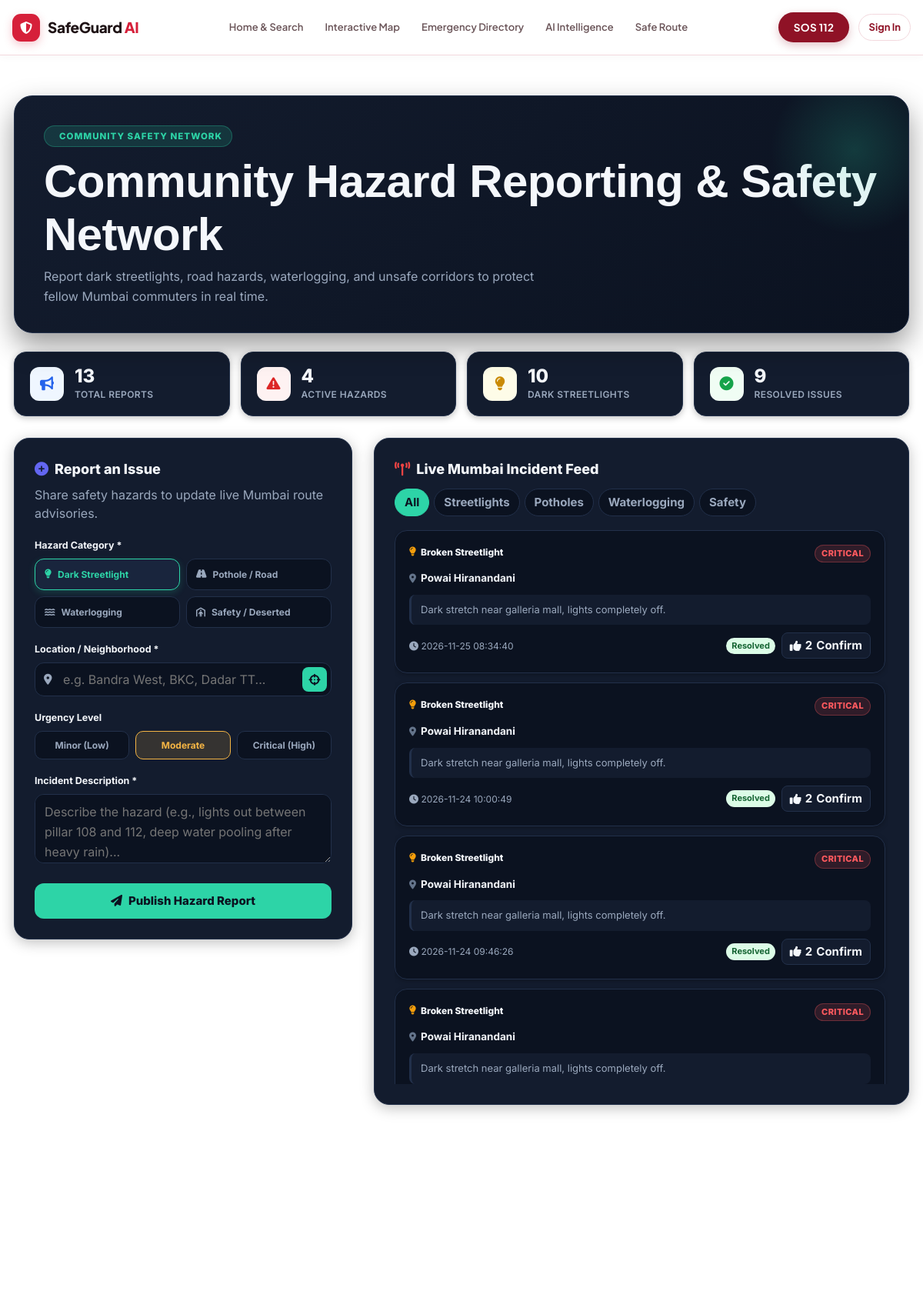
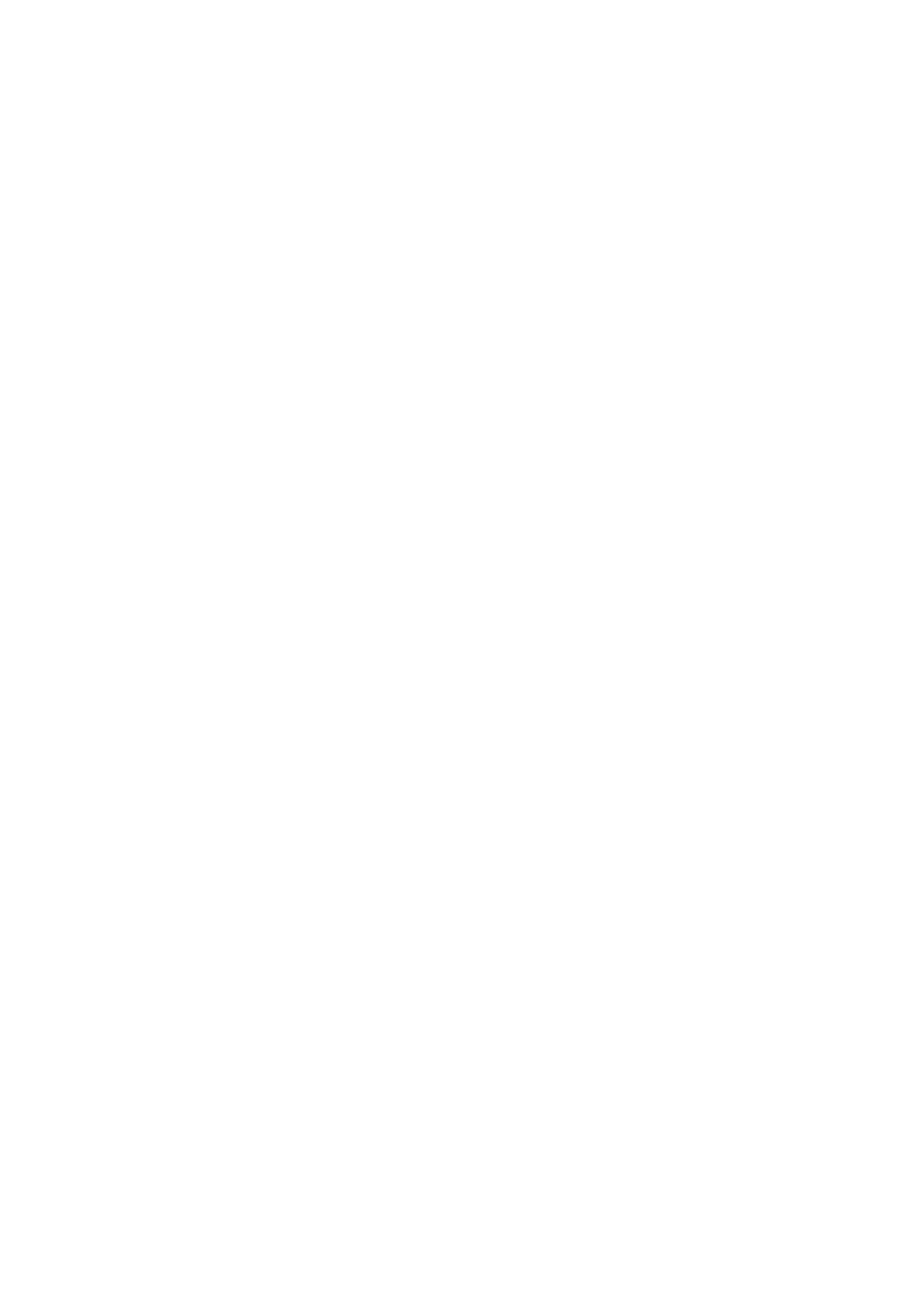
Screenshot of /report (upper part) with the database file from the repository (2 pictures, top to bottom).
### tables this page shows
CREATE TABLE reports (
                id INTEGER PRIMARY KEY AUTOINCREMENT,
                user_id INTEGER,
                report_type TEXT NOT NULL,
                place_name TEXT,
                route_text TEXT,
                issue_type TEXT NOT NULL,
                description TEXT NOT NULL,
                created_at TIMESTAMP DEFAULT CURRENT_TIMESTAMP
            , "latitude" REAL, "longitude" REAL, "severity" TEXT DEFAULT 'Medium', "status" TEXT DEFAULT 'Active', "upvotes" INTEGER DEFAULT 1);

### app.py (the view, shortened to what this page needs)
@app.route("/report", methods=["GET", "POST"])
def report():
    conn = get_db()
    try:
        stats = _compute_report_stats(conn)
        cur = conn.cursor()
        cur.execute(
            """
            SELECT id, user_id, report_type, place_name, latitude, longitude, issue_type, severity, description, status, upvotes, created_at
            FROM reports
            ORDER BY id DESC
            LIMIT 50
            """
        )
        reports_list = [dict(r) for r in cur.fetchall()]
        success_flag = bool(request.args.get("success"))
        return render_template("report.html", reports=reports_list, stats=stats, success="Your community safety hazard report has been published!" if success_flag else None)
    finally:
        conn.close()

### app.py (called while the page is built, shortened)
def get_db():
    conn = sqlite3.connect(DATABASE_PATH)
    conn.row_factory = sqlite3.Row
    return conn

def current_user_record():
    user_id = session.get("user_id")
    return None

@app.context_processor
def inject_globals():
    return {
        "current_user": current_user_record(),
        "service_labels": SERVICE_LABELS,
        "service_icons": SERVICE_ICONS,
        "emergency_contacts": EMERGENCY_CONTACTS,
        "current_year": datetime.now(
            timezone.utc
        ).year,
    }

### templates/report.html (shortened to what this page needs)
{% extends "base.html" %}
{% block content %}
<div class="rep-container">
    <section class="rep-hero">
        <span class="rep-eyebrow">
             Community Safety Network
        </span>
        <h1>Community Hazard Reporting & Safety Network</h1>
        <p>Report dark streetlights, road hazards, waterlogging, and unsafe corridors to protect fellow Mumbai commuters in real time.</p>
    </section>
    <div class="rep-stats-grid">
        <div class="rep-stat-card">
            <div class="rep-stat-icon" style="background: #eff6ff; color: #2563eb;">
                <i class="fa-solid fa-bullhorn"></i>
            </div>
            <div>
                <div class="rep-stat-val">{{ stats.total or 0 }}</div>
                <div class="rep-stat-lbl">Total Reports</div>
            </div>
        </div>
        <div class="rep-stat-card">
            <div class="rep-stat-icon" style="background: #fef2f2; color: #dc2626;">
                <i class="fa-solid fa-triangle-exclamation"></i>
            </div>
            <div>
                <div class="rep-stat-val">{{ stats.active or 0 }}</div>
                <div class="rep-stat-lbl">Active Hazards</div>
            </div>
        </div>
        <div class="rep-stat-card">
            <div class="rep-stat-icon" style="background: #fefce8; color: #ca8a04;">
                <i class="fa-solid fa-lightbulb"></i>
            </div>
            <div>
                <div class="rep-stat-val">{{ stats.streetlights or 0 }}</div>
                <div class="rep-stat-lbl">Dark Streetlights</div>
            </div>
        </div>
        <div class="rep-stat-card">
            <div class="rep-stat-icon" style="background: #f0fdf4; color: #16a34a;">
                <i class="fa-solid fa-circle-check"></i>
            </div>
            <div>
                <div class="rep-stat-val">{{ stats.resolved or 0 }}</div>
                <div class="rep-stat-lbl">Resolved Issues</div>
            </div>
        </div>
    </div>
    <div class="rep-layout">
        <div class="rep-form-card">
            <div class="rep-form-title">
                <i class="fa-solid fa-circle-plus" style="color: #6366f1;"></i>
                <span>Report an Issue</span>
            </div>
            <p class="rep-form-desc">Share safety hazards to update live Mumbai route advisories.</p>
            <form action="{{ url_for('report') }}" method="POST" id="repForm">
                <div class="rep-form-group">
                    <label class="rep-form-label">Hazard Category *</label>
                    <div class="issue-selector">
                        <div class="issue-option selected" data-type="Broken Streetlight">
                            <i class="fa-solid fa-lightbulb"></i> Dark Streetlight
                        </div>
                        <div class="issue-option" data-type="Hazardous Pothole">
                            <i class="fa-solid fa-road"></i> Pothole / Road
                        </div>
                        <div class="issue-option" data-type="Waterlogging / Flood">
                            <i class="fa-solid fa-water"></i> Waterlogging
                        </div>
                        <div class="issue-option" data-type="Harassment / Deserted">
                            <i class="fa-solid fa-person-shelter"></i> Safety / Deserted
                        </div>
                    </div>
                </div>
                <div class="rep-form-group">
                    <label class="rep-form-label">Location / Neighborhood *</label>
                    <div class="loc-input-wrap">
                        <i class="fa-solid fa-location-dot loc-input-icon"></i>
                        <input type="text" name="place_name" id="inputPlaceName" class="rep-input" placeholder="e.g. Bandra West, BKC, Dadar TT..." required>
                        <button type="button" class="btn-gps-detect" id="btnDetectReportLoc" title="Autofill current location via GPS">
                            <i class="fa-solid fa-crosshairs"></i>
                        </button>
                    </div>
                </div>
                <div class="rep-form-group">
                    <label class="rep-form-label">Urgency Level</label>
                    <div class="severity-options">
                        <div class="sev-pill low" data-sev="Low">Minor (Low)</div>
                        <div class="sev-pill medium selected" data-sev="Medium">Moderate</div>
                        <div class="sev-pill critical" data-sev="Critical">Critical (High)</div>
                    </div>
                </div>
                <div class="rep-form-group">
                    <label class="rep-form-label">Incident Description *</label>
                    <textarea name="description" id="inputDescription" class="rep-textarea" placeholder="Describe the hazard (e.g., lights out between pillar 108 and 112, deep water pooling after heavy rain)..." required></textarea>
                </div>
                <button type="submit" class="btn-submit-report">
                    <i class="fa-solid fa-paper-plane"></i> Publish Hazard Report
                </button>
            </form>
        </div>
        <div class="rep-feed-panel">
            <div class="rep-feed-header">
                <div class="rep-feed-title">
                    <i class="fa-solid fa-tower-broadcast" style="color: #ef4444;"></i>
                    <span>Live Mumbai Incident Feed</span>
                </div>
                <div class="feed-filter-pills">
                    <button type="button" class="feed-pill active" data-filter="all">All</button>
                    <button type="button" class="feed-pill" data-filter="Streetlight">Streetlights</button>
                    <button type="button" class="feed-pill" data-filter="Pothole">Potholes</button>
                    <button type="button" class="feed-pill" data-filter="Waterlogging">Waterlogging</button>
                    <button type="button" class="feed-pill" data-filter="Harassment">Safety</button>
                </div>
            </div>
            <div class="feed-list" id="feedList">
                {% for r in reports %}
                <div class="report-card" data-category="{{ r.issue_type }}">
                    <div class="report-card-top">
                        <div class="report-issue-tag">
                            {% if 'Streetlight' in r.issue_type %}
                            <i class="fa-solid fa-lightbulb" style="color: #f59e0b;"></i>
                            {% elif 'Pothole' in r.issue_type %}
                            <i class="fa-solid fa-road" style="color: #ea580c;"></i>
                            {% elif 'Water' in r.issue_type %}
                            <i class="fa-solid fa-water" style="color: #0284c7;"></i>
                            {% else %}
                            <i class="fa-solid fa-triangle-exclamation" style="color: #dc2626;"></i>
                            {% endif %}
                            <span>{{ r.issue_type }}</span>
                        </div>
                        <span class="report-severity-badge badge-{{ r.severity or 'Medium' }}">{{ r.severity or 'Medium' }}</span>
                    </div>
                    <div class="report-place">
                        <i class="fa-solid fa-location-dot" style="color: #64748b; font-size: 12px;"></i>
                        <span>{{ r.place_name or 'Mumbai' }}</span>
                    </div>
                    <div class="report-desc">
                        {{ r.description }}
                    </div>
                    <div class="report-footer">
                        <span><i class="fa-solid fa-clock"></i> {{ r.created_at }}</span>
                        <div style="display: flex; align-items: center; gap: 8px;">
                            <span style="font-size: 11px; padding: 2px 7px; border-radius: 999px; font-weight: 700; background: {% if r.status == 'Resolved' %}#dcfce7; color:#166534;{% else %}#fee2e2; color:#991b1b;{% endif %}">
                                {{ r.status or 'Active' }}
                            </span>
                            <button type="button" class="btn-upvote" data-id="{{ r.id }}">
                                <i class="fa-solid fa-thumbs-up"></i>
                                <span class="upvote-count">{{ r.upvotes or 1 }}</span> Confirm
                            </button>
                        </div>
                    </div>
                </div>
                {% endfor %}
            </div>
        </div>
    </div>
</div>
{% endblock %}

### static/css/style.css (style rules this page uses)
:root { --bg: #FFFFFF; --surface: #FFFFFF; --surface-soft: #FDECEF; --text: #1F1315; --text-secondary: #6B5559; --text-muted: #8F767A; --border: #F3D9DE; --border-strong: #E7B8C1; --accent: #D6203A; --accent-dark: #8F1226; --accent-light: #FDECEF; --primary: #D6203A; --primary-safe: #10B981; --success: #10B981; --success-light: rgba(16, 185, 129, 0.12); --warning: #F59E0B; --warning-light: rgba(245, 158, 11, 0.12); --danger: #D6203A; --danger-light: #FDECEF; --info: #D6203A; --info-light: #FDECEF; --shadow-xs: 0 1px 3px rgba(31, 19, 21, 0.04); --shadow-sm: 0 4px 14px rgba(31, 19, 21, 0.06); --shadow-md: 0 10px 30px rgba(31, 19, 21, 0.08); --shadow-lg: 0 20px 50px rgba(31, 19, 21, 0.12); --radius-sm: 10px; --radius-md: 16px; --radius-lg: 22px; --radius-xl: 32px; --container: 1240px; --transition-fast: 180ms ease; --transition: 280ms cubic-bezier(0.2, 0.8, 0.2, 1); --transition-slow: 500ms cubic-bezier(0.16, 1, 0.3, 1); }
*, *::before, *::after { box-sizing: border-box; }
html { scroll-behavior: smooth; }
body { margin: 0; padding: 0; min-height: 100vh; background: var(--bg); color: var(--text); font-family: "DM Sans", sans-serif; font-size: 15px; line-height: 1.6; overflow-x: hidden; -webkit-font-smoothing: antialiased; text-rendering: optimizeLegibility; }
button, input, textarea, select { font: inherit; }
button { cursor: pointer; }
h1, h2, h3, h4, h5, h6 { margin: 0; color: var(--text); font-family: "Manrope", sans-serif; font-weight: 700; line-height: 1.15; letter-spacing: -0.025em; }
h1 { font-size: clamp(2.2rem, 5vw, 4.2rem); }
p { margin: 0; }
html { font-size: 16px; }
body { font-size: 16px; line-height: 1.6; }
h1 { font-size: 42px !important; line-height: 1.15; }
p { font-size: 16px !important; line-height: 1.65; }
button, .button, .button-primary, .button-secondary, .calculate-button, .clear-button { font-size: 15px !important; }
input, select, textarea { font-size: 16px !important; }
html { font-size: 16px !important; }
body { font-size: 16px !important; line-height: 1.6 !important; }
h1 { font-size: clamp(2.5rem, 5vw, 4.2rem) !important; }

### templates/base.html (style rules this page uses)
:root { --sg-bg: #FFFFFF; --sg-surface: #FFFFFF; --sg-card: #FFFFFF; --sg-surface-subtle: #FAF7F8; --sg-border: #F3D9DE; --sg-border-light: #F9EBEF; --sg-primary: #D6203A; --sg-primary-hover: #BF1B32; --sg-deep-red: #8F1226; --sg-soft-red: #FDECEF; --sg-safe: #10B981; --sg-warning: #F59E0B; --sg-warning-soft: #FEF3C7; --sg-danger: #D6203A; --sg-sos: #8F1226; --sg-heading: #1F1315; --sg-text-heading: #1F1315; --sg-body: #6B5559; --sg-text: #1F1315; --sg-text-muted: #6B5559; --sg-text-sub: #8F767A; --sg-radius: 16px; --sg-shadow-sm: 0 1px 3px rgba(31, 19, 21, 0.04); --sg-shadow-md: 0 6px 20px rgba(31, 19, 21, 0.06); --sg-shadow-lg: 0 16px 40px rgba(31, 19, 21, 0.1); }
* { box-sizing: border-box; margin: 0; padding: 0; }
body { font-family: 'Plus Jakarta Sans', 'Inter', -apple-system, sans-serif; background-color: #FFFFFF; color: #6B5559; min-height: 100vh; display: flex; flex-direction: column; line-height: 1.5; -webkit-font-smoothing: antialiased; }
h1, h2, h3, h4, h5, h6 { color: #1F1315; font-weight: 700; }

### rows the page displays
reports: issue_type "Broken Streetlight", severity "CRITICAL", place_name "Powai Hiranandani", description "Dark stretch near galleria mall, lights completely off.", created_at "2026-11-25 08:34:40", status "Resolved", upvotes "2"
reports: issue_type "Broken Streetlight", severity "CRITICAL", place_name "Powai Hiranandani", description "Dark stretch near galleria mall, lights completely off.", created_at "2026-11-24 10:00:49", status "Resolved", upvotes "2"
reports: issue_type "Broken Streetlight", severity "CRITICAL", place_name "Powai Hiranandani", description "Dark stretch near galleria mall, lights completely off.", created_at "2026-11-24 09:46:26", status "Resolved", upvotes "2"
reports: issue_type "Broken Streetlight", severity "CRITICAL", place_name "Powai Hiranandani", description "Dark stretch near galleria mall, lights completely off."

### other values shown
{{ stats.total or 0 }} "13"
{{ stats.active or 0 }} "4"
{{ stats.streetlights or 0 }} "10"
{{ stats.resolved or 0 }} "9"
